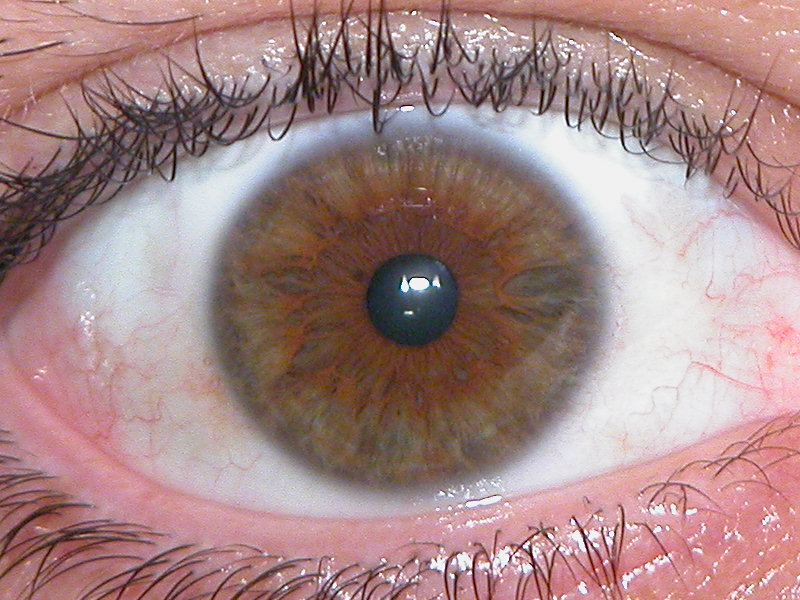
#> input picture UBIRIS_V1_800_600/Sessao_1/1/Img_1_1_1.jpg, 800 x 600 px
$ python -i iris_recognition.py   (imports and definitions only)   (older library calls are emulated)
#> lines starting #> are read from the running program, lines starting #| are printed output that depends on the picture; after the words box and inside, x2 and y2 are one past the last pixel; in counts of white or black regions, pixels touching at a corner belong together
from sys import maxsize
import numpy as np
import cv2 as cv2
from numpy.core.arrayprint import array2string
from numpy.lib.shape_base import split
from daugman import daugman
from scipy.spatial import distance
import itertools
import glob
import re
# [1 line not run here, left out]


# [26 lines left out: function daugman_normalizaiton, not called in this run]

def load_baza(files):
    names = []
    files = []
    ids = []
    for r in range(30):
        ar = np.array(r+1)
        cur_path = "UBIRIS_V1_800_600/Sessao_1/" + array2string(ar)
        i = 0
        for file in glob.glob(cur_path + "/*.jpg"):
            if(i > 2):
                i+=1
                continue
            else:
                files.append(file)
                i+=1

        (paths,name,ext) = re.split('\\\\|\.',files[r])
        names.append(name+".jpg")
        (Przed,x,y,z) = name.split('_')
        ids.append(int(x))
    return files, names, ids

# [36 lines left out: function Search, not called in this run]

def img_processing(IMG):

    IMG = cv2.medianBlur(IMG, 5)

    # Użycie adatptive threshold dla pozbycia się zbędnych wartości piskeli (binaryzacja)
    th1 = cv2.adaptiveThreshold(IMG, 255, cv2.ADAPTIVE_THRESH_GAUSSIAN_C,
                             cv2.THRESH_BINARY, 35, 5)

    # Zamkniecie i otwracie usuwa większąść szumu, lepiej widać zarys oka
    morph = cv2.morphologyEx(th1, cv2.MORPH_OPEN, cv2.getStructuringElement(2, (5, 5)))

    morph = cv2.morphologyEx(morph, cv2.MORPH_CLOSE, cv2.getStructuringElement(2, (3, 3)))

    return morph


files =[]
NotFound = []

# dla bazy
# [1 line that did not run here, left out]

# dla porównania zdjęć z bazą
Files = [file for file in glob.glob("foty/*.jpg")]

# Tutaj należy przypisać zmienną Baza lub Files w zależności czy chcemy kodować bazę czy wykrywać
files = Files


#----------------------------------------
#-----------GŁÓWNA PĘTLA-----------------
#----------------------------------------

# [91 lines not run here, left out]

>>> import cv2
>>> picture = cv2.imread('UBIRIS_V1_800_600/Sessao_1/1/Img_1_1_1.jpg', cv2.IMREAD_GRAYSCALE)
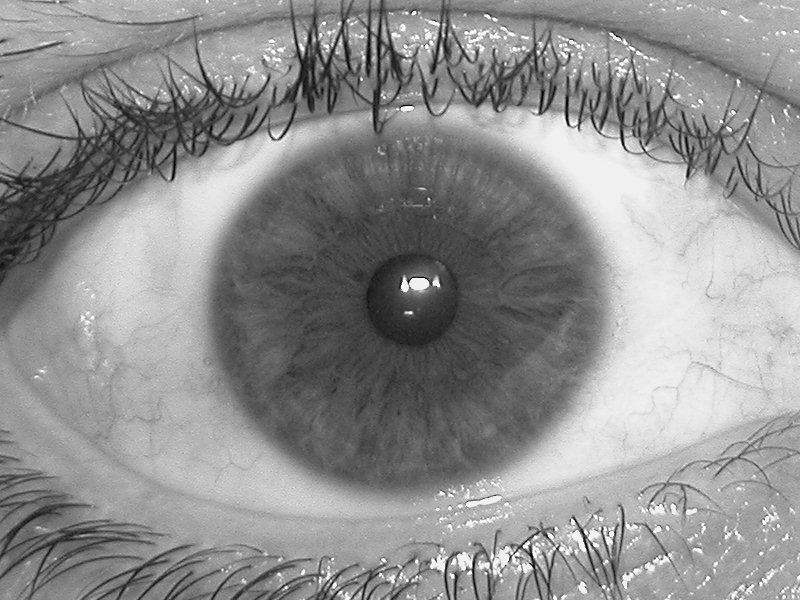
#> picture: shape (600, 800); min 0, max 255, mean 143.9
>>> result = img_processing(picture)
#> in img_processing, `th1 = cv2.adaptiveThreshold(IMG, 255, cv2.ADAPTIVE_THRESH_GAUSSIAN_C, ..`:
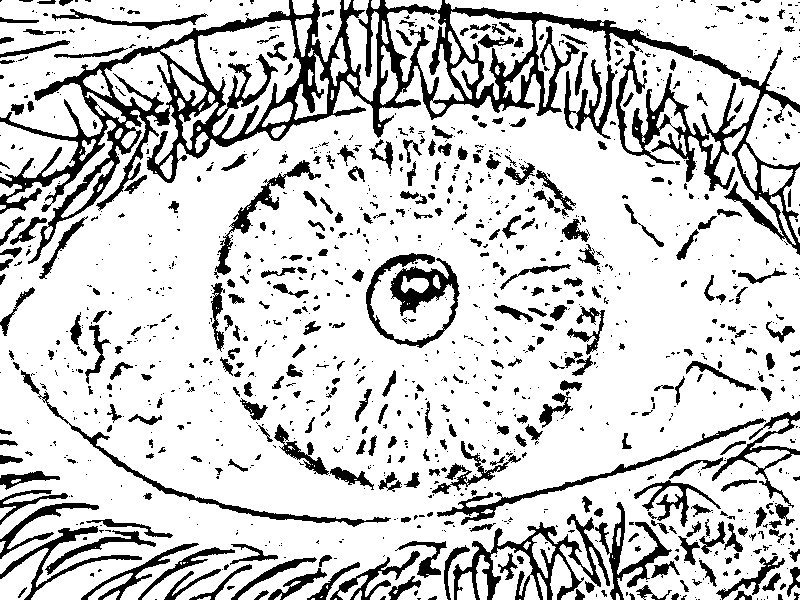
#> th1: shape (600, 800); 80.5% white; 1207 black regions (839 under 20 px), largest, box (x1, y1, x2, y2) and area: (0, 0, 800, 264) 33348, (453, 514, 610, 600) 3524, (366, 253, 460, 348) 2899
#> in img_processing, `morph = cv2.morphologyEx(th1, cv2.MORPH_OPEN, cv2.getStructuringElemen..`:
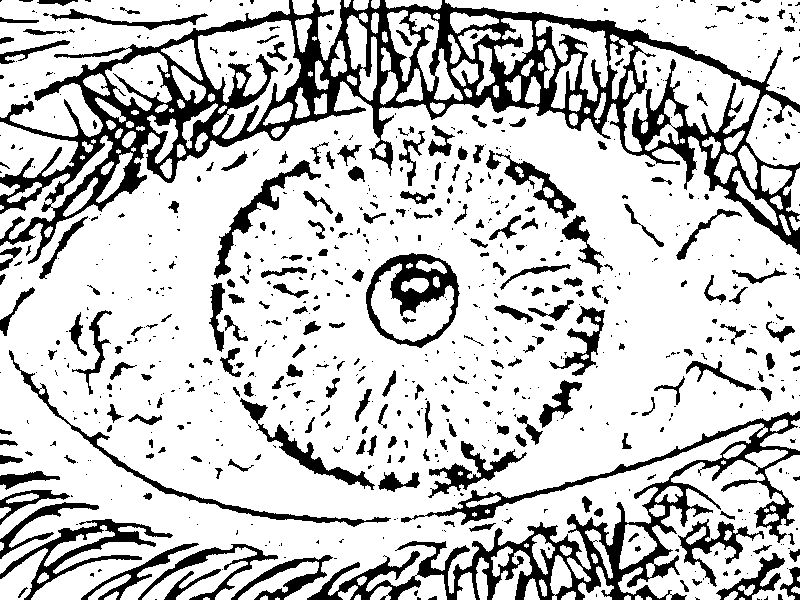
#> morph: shape (600, 800); 78.1% white; 780 black regions (527 under 20 px), largest, box (x1, y1, x2, y2) and area: (0, 0, 800, 264) 41684, (307, 411, 800, 600) 15692, (366, 253, 460, 348) 3144
#> in img_processing, `morph = cv2.morphologyEx(morph, cv2.MORPH_CLOSE, cv2.getStructuringEle..`:
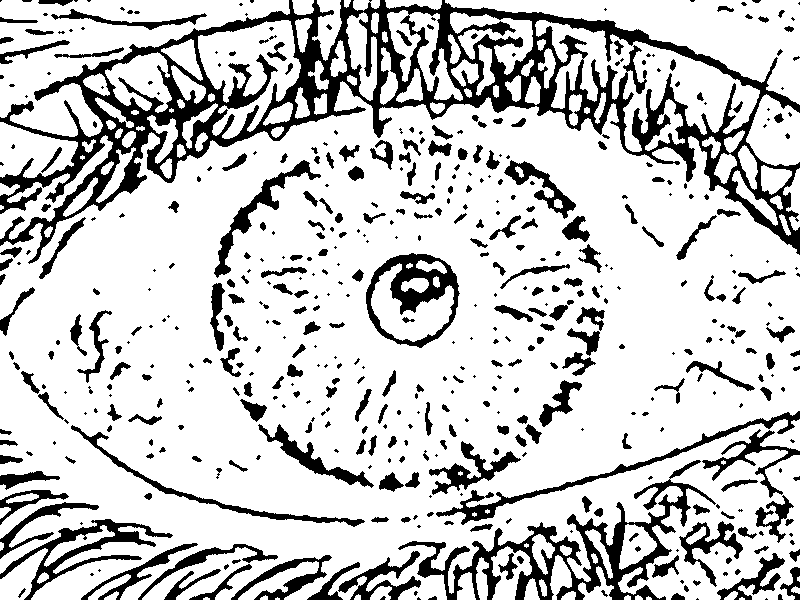
#> morph: shape (600, 800); 79.1% white; 510 black regions (232 under 20 px), largest, box (x1, y1, x2, y2) and area: (0, 0, 800, 264) 40053, (398, 460, 716, 600) 8320, (366, 253, 460, 348) 3115

$ run again, on UBIRIS_V1_800_600/Sessao_1/10/Img_10_1_2.jpg
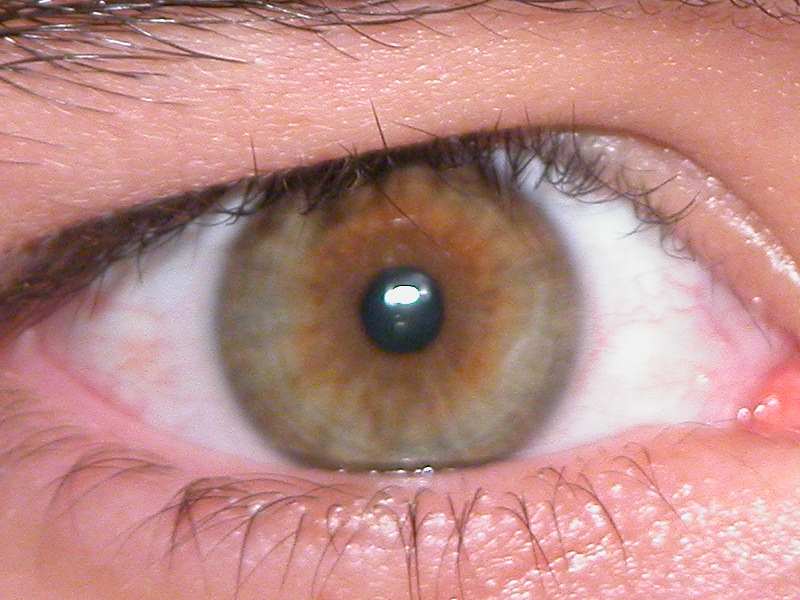
#> input picture UBIRIS_V1_800_600/Sessao_1/10/Img_10_1_2.jpg, 800 x 600 px
#> in img_processing, `th1 = cv2.adaptiveThreshold(IMG, 255, cv2.ADAPTIVE_THRESH_GAUSSIAN_C, ..`:
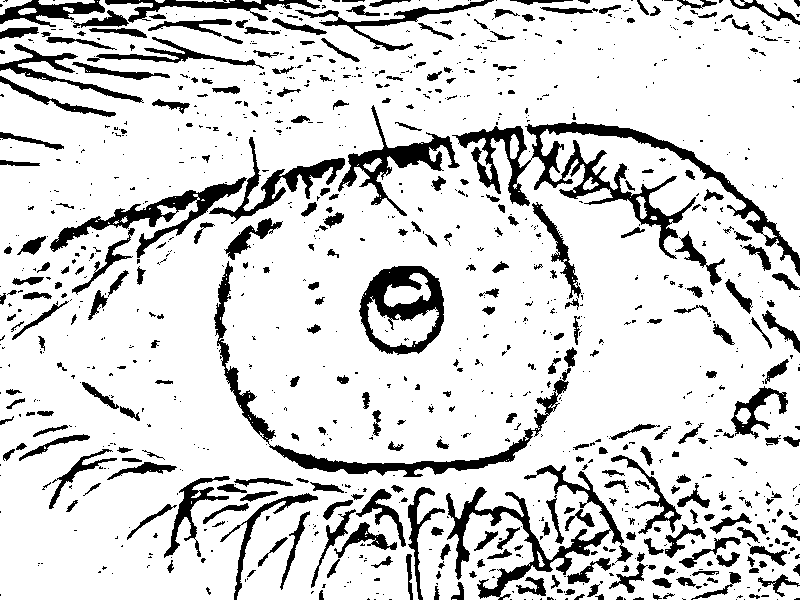
#> th1: shape (600, 800); 84.1% white; 1078 black regions (755 under 20 px), largest, box (x1, y1, x2, y2) and area: (452, 122, 800, 276) 8406, (214, 261, 571, 477) 4787, (446, 465, 633, 600) 4525
#> in img_processing, `morph = cv2.morphologyEx(morph, cv2.MORPH_CLOSE, cv2.getStructuringEle..`:
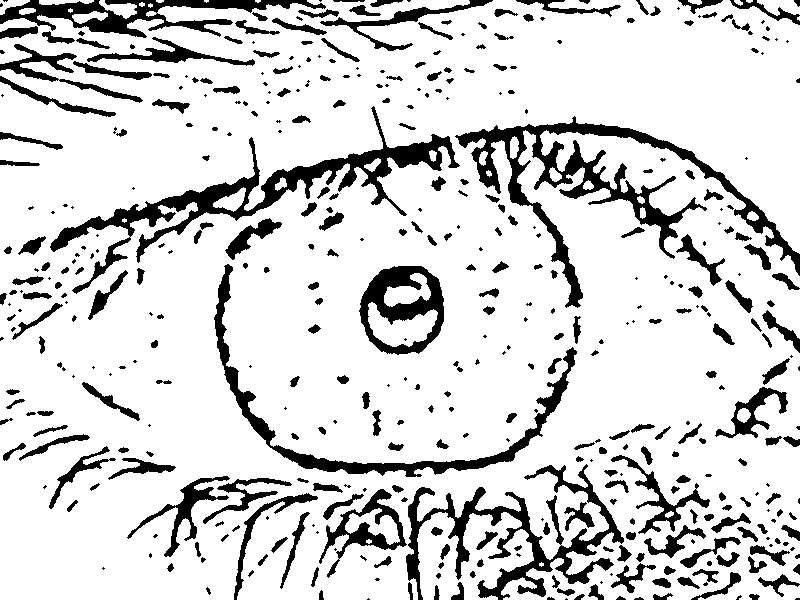
#> morph: shape (600, 800); 83.6% white; 447 black regions (169 under 20 px), largest, box (x1, y1, x2, y2) and area: (455, 116, 800, 308) 10118, (50, 106, 460, 294) 8942, (406, 464, 624, 600) 6949

$ run again, on UBIRIS_V1_800_600/Sessao_1/11/Img_11_1_1.jpg
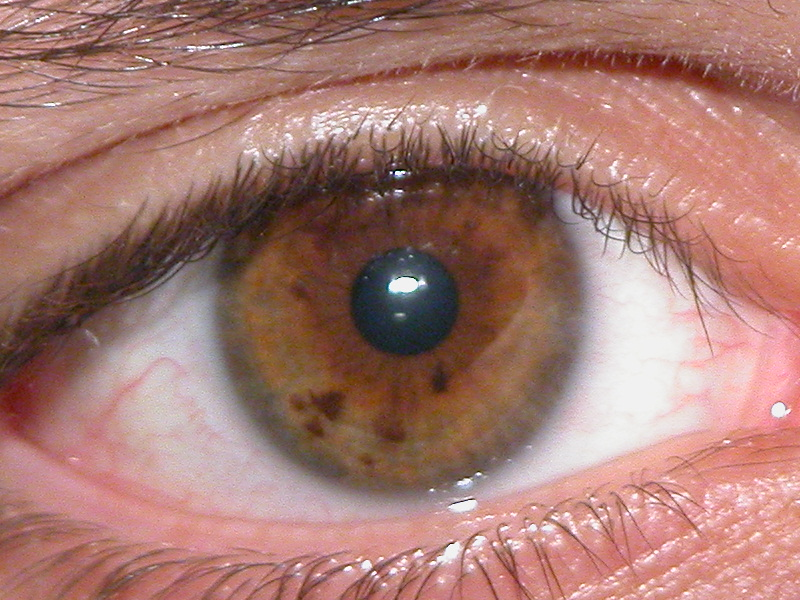
#> input picture UBIRIS_V1_800_600/Sessao_1/11/Img_11_1_1.jpg, 800 x 600 px
#> in img_processing, `th1 = cv2.adaptiveThreshold(IMG, 255, cv2.ADAPTIVE_THRESH_GAUSSIAN_C, ..`:
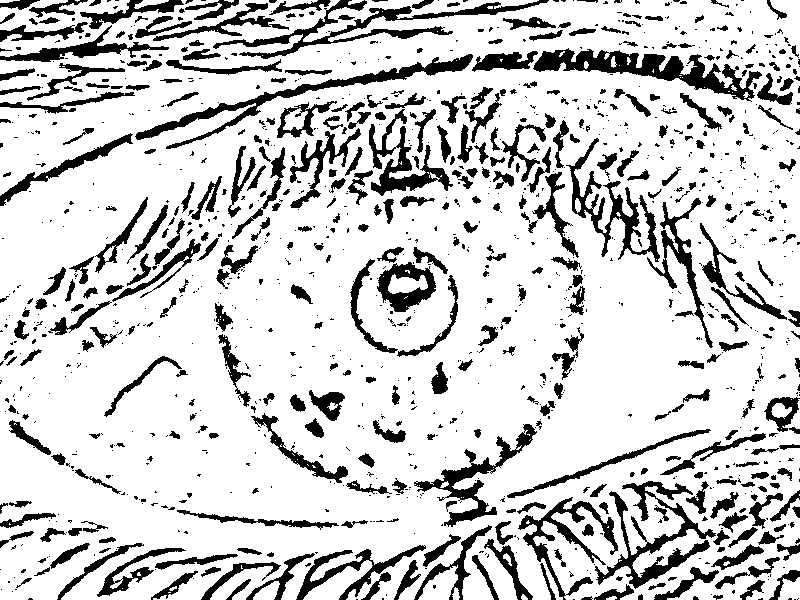
#> th1: shape (600, 800); 80.8% white; 1214 black regions (809 under 20 px), largest, box (x1, y1, x2, y2) and area: (533, 48, 762, 102) 3971, (213, 0, 549, 59) 3258, (135, 54, 473, 149) 3227
#> in img_processing, `morph = cv2.morphologyEx(morph, cv2.MORPH_CLOSE, cv2.getStructuringEle..`:
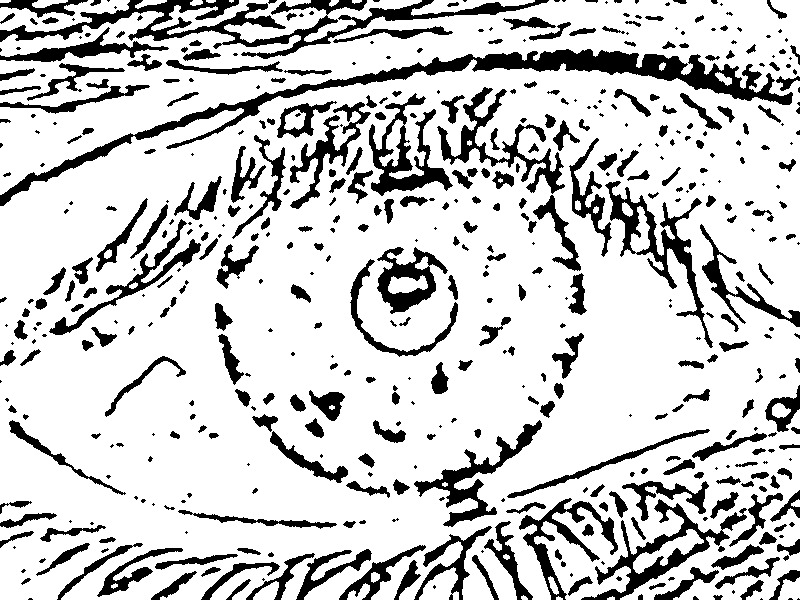
#> morph: shape (600, 800); 79.9% white; 511 black regions (197 under 20 px), largest, box (x1, y1, x2, y2) and area: (0, 49, 793, 206) 10343, (0, 0, 549, 59) 7192, (581, 499, 747, 600) 3149
